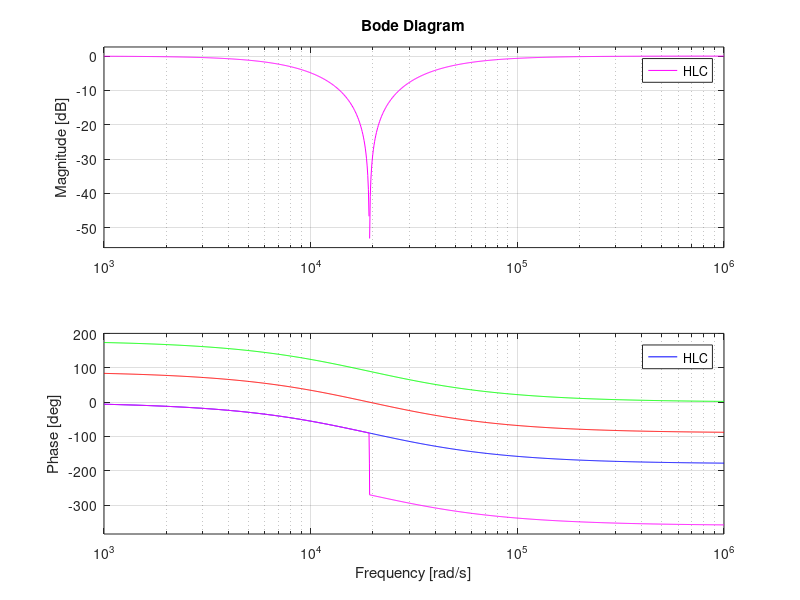

MATLAB code to generate this figure:
%% Initialization
R = 390;
C = 270*10^-9;
L = 10*10^-3;
V = 5;
s = tf('s');
impC = 1/(s*C);
impL = s*L;
impR = R;
impT = impC + impL + impR;
%% Bode plots
% Capacitor
HC = impC/impT;
bode(HC, 'b');
grid on;
hold on;
%Resistor
HR = impR/impT;
bode(HR, 'r');
grid on;
hold on;
%Inductor
HL = impL/impT;
bode(HL , 'g');
grid on;
hold on;
%Capacitor and Inductor
HLC = (impC + impL)/impT;
bode(HLC, 'm');
grid on;
hold on;

%%